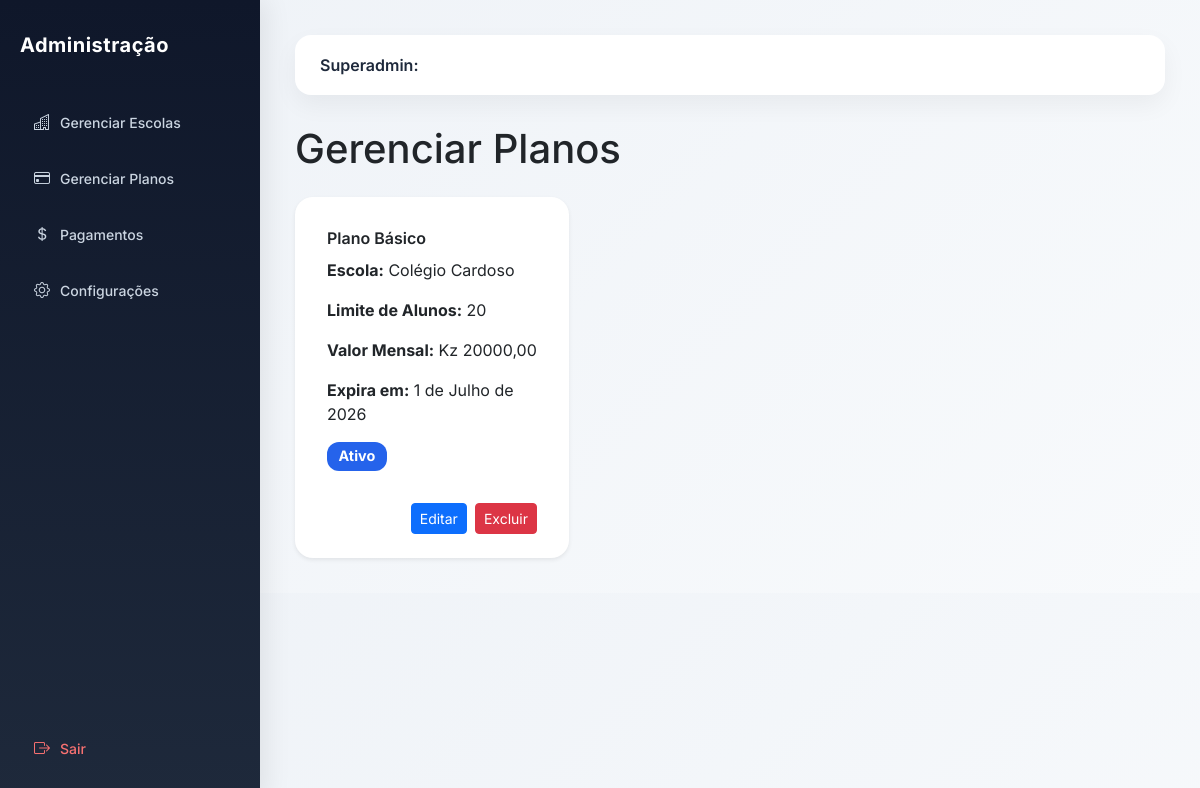
Page /planos/ on the earlier database version.
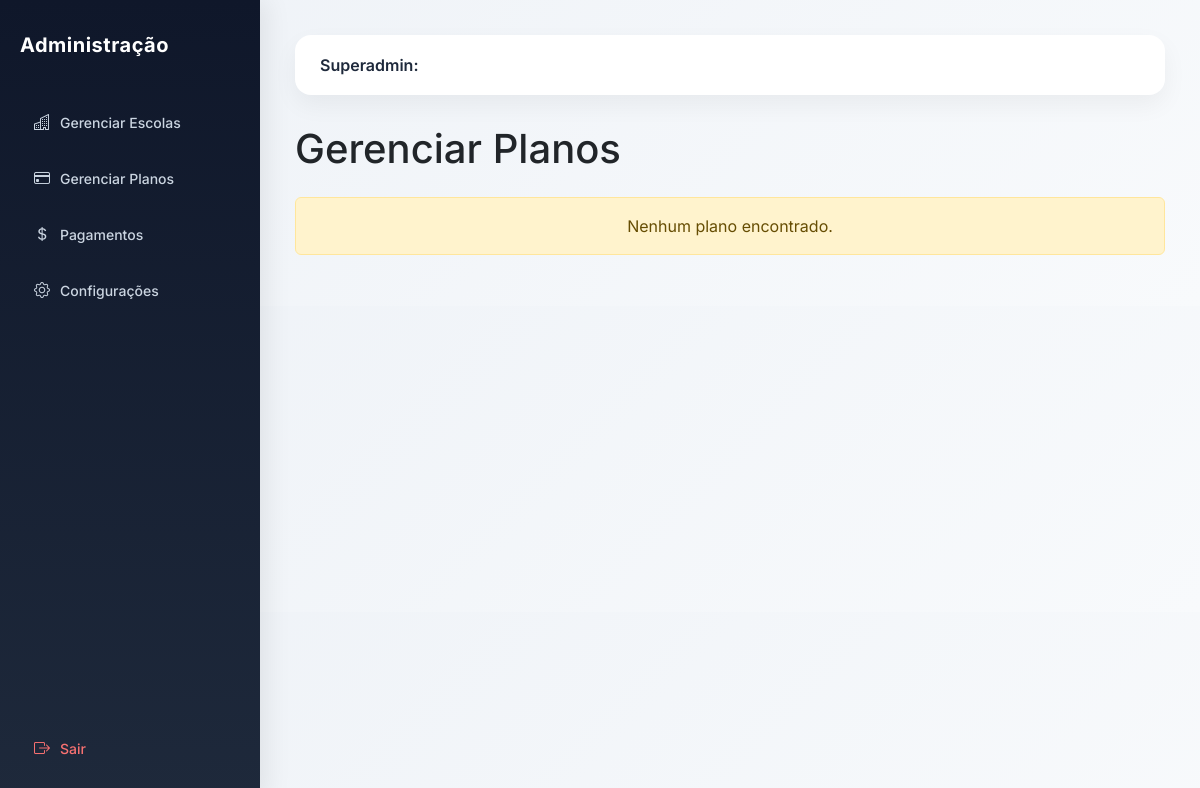
Same page on the later database version.
### academic/models.py (models this page shows, shortened)
class Plano(models.Model):
    escola = models.OneToOneField(
        'Escola',  # Referência a Escola do app academic
        on_delete=models.CASCADE,
        related_name='plano_assinatura',
        default=1  # Atenção: certifique-se de que existe uma Escola com ID=1
    )
    nome = models.CharField(max_length=100)
    limite_alunos = models.PositiveIntegerField()
    valor_mensal = models.DecimalField(max_digits=10, decimal_places=2)
    data_expiracao = models.DateField(default=timezone.now)
    ativo = models.BooleanField(default=True)

class Escola(models.Model):
    nome = models.CharField(
        "Nome da Escola",
        max_length=255
    )
    codigo = models.CharField(
        "Código da Escola",
        max_length=10,
        unique=True,
        blank=True,
        help_text="Código usado no login da escola"
    )
    logo = models.ImageField(
        upload_to='logos_escolas/',
        blank=True,
        null=True
    )
    endereco = models.CharField(
        "Endereço",
        max_length=255
    )
    provincia = models.CharField(
        "Província",
        max_length=100,
        blank=True,
        null=True
    )
    municipio = models.CharField(
        "Município",
        max_length=100,
        blank=True,
        null=True
    )
    telefone = models.CharField(
        "Telefone",
        max_length=20
    )
    nif = models.CharField(
        "NIF",
        max_length=14,
        blank=True,
        null=True,
        help_text="Número de Identificação Fiscal da escola"
    )
    email = models.EmailField(
        "Email da Escola",
        max_length=254,
        blank=True,
        null=True,
        help_text="Email oficial da escola"
    )
    plano = models.ForeignKey(
        "Plano",
        on_delete=models.SET_NULL,
        null=True,
        blank=True,
        related_name="escolas",
        verbose_name="Plano"
    )
    data_expiracao = models.DateField(
        "Data de Expiração do Plano",
        null=True,
        blank=True
    )
    ativo = models.BooleanField(
        "Ativo",
        default=True
    )
    criada_em = models.DateTimeField(
        "Criada em",
        auto_now_add=True
    )
    class Meta:
        verbose_name = "Escola"
        verbose_name_plural = "Escolas"
        ordering = ["nome"]

### core/views.py (the view)
# urls.py: path('planos/', views.gerenciar_planos, name='gerenciar_planos'),
def gerenciar_planos(request):
    planos = Plano.objects.select_related('escola').all()
    return render(request, 'planos.html', {'planos': planos})

### core/templates/planos.html (shortened to what this page needs)
{% extends 'admin.html' %}
{% block content %}
<h1 class="mb-4">Gerenciar Planos</h1>
<div class="row g-4">
    {% for plano in planos %}
    <div class="col-md-6 col-lg-4">
        <div class="card card-dashboard p-3 border-0 shadow-sm h-100"
             style="transition: transform 0.3s; cursor: pointer;"
             onmouseover="this.style.transform='scale(1.05)'"
             onmouseout="this.style.transform='scale(1)'">
            <div class="card-body">
                <h5 class="card-title">{{ plano.nome }}</h5>
                <p class="card-text"><strong>Escola:</strong> {{ plano.escola.nome }}</p>
                <p class="card-text"><strong>Limite de Alunos:</strong> {{ plano.limite_alunos }}</p>
                <p class="card-text"><strong>Valor Mensal:</strong> Kz {{ plano.valor_mensal }}</p>
                <p class="card-text"><strong>Expira em:</strong> {{ plano.data_expiracao }}</p>
                <span class="badge"
                      style="
                        background-color: {% if plano.ativo %}#2563eb{% else %}#ef4444{% endif %};
                        color: white;
                        font-size: 0.9rem;
                        padding: 0.5em 0.8em;
                        border-radius: 12px;
                      ">
                      {% if plano.ativo %}Ativo{% else %}Inativo{% endif %}
                </span>
            </div>
            <div class="card-footer bg-transparent border-0 mt-2 d-flex justify-content-end">
                <a href="{% url 'editar_plano' plano.id %}" class="btn btn-sm btn-primary me-2">
                    Editar
                </a>
                <a href="{% url 'excluir_plano' plano.id %}" class="btn btn-sm btn-danger">
                    Excluir
                </a>
            </div>
        </div>
    </div>
    {% empty %}
    <div class="col-12">
        <div class="alert alert-warning text-center">
            Nenhum plano encontrado.
        </div>
    </div>
    {% endfor %}
</div>
{% endblock %}

Differences in the rows shown:
removed Plano: nome "Plano Básico", escola.nome "Colégio Cardoso", limite_alunos "20", valor_mensal "20000,00", data_expiracao "1 de Julho de 2026", ativo "Ativo"
Other differences:
text now shown: "Nenhum plano encontrado."
